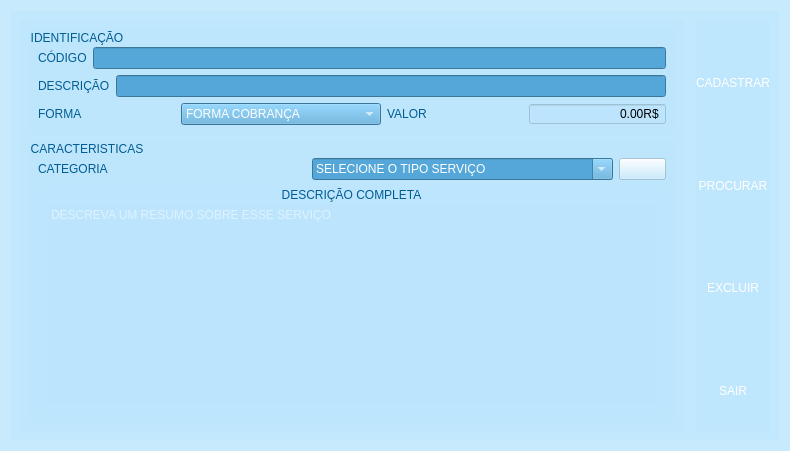
<?xml version="1.0" encoding="UTF-8"?>
<ui version="4.0">
 <class>Form</class>
 <widget class="QWidget" name="Form">
  <property name="geometry">
   <rect>
    <x>0</x>
    <y>0</y>
    <width>790</width>
    <height>451</height>
   </rect>
  </property>
  <property name="minimumSize">
   <size>
    <width>790</width>
    <height>451</height>
   </size>
  </property>
  <property name="maximumSize">
   <size>
    <width>790</width>
    <height>451</height>
   </size>
  </property>
  <property name="windowTitle">
   <string>CADASTRO SERVIÇOS - ASSISTENCIA TECNICA DE MANUNTEÇÃO</string>
  </property>
  <property name="windowIcon">
   <iconset resource="../IMG/recursos.qrc">
    <normaloff>:/img/technician.svg</normaloff>:/img/technician.svg</iconset>
  </property>
  <property name="styleSheet">
   <string notr="true">QToolTip {
    border: 2px solid darkkhaki;
    padding: 5px;
    border-radius: 3px;
    opacity: 200;	
	color: rgb(1, 92, 146);
	background-color: rgb(188, 230, 254);	
	border-color: rgb(1, 92, 146);
}

#principal{
image: url(:/img/hardware-e1535121140229.jpg);
}

QFrame, QGroupBox{
	border: 1px;	
	border-color: rgb(188, 230, 254);
	color: rgb(1, 92, 146);
	font: 10pt &quot;Franklin Gothic Heavy&quot;;	

}

QWidget{		
	background-color: rgb(188, 230, 254, 150);
}

QToolButton{
	color: rgb(255, 255, 255);
	font: 10pt &quot;Franklin Gothic Heavy&quot;;	
	background-color: rgba(255, 255, 255, 0);
	margin: 0% 50% 0% 50%;	
	padding:0% 50% 0% 50%;	
}

QToolButton:hover:pressed{
background-color: rgb(84, 167, 216);
}

QToolButton:hover{
	background-color: rgb(1, 92, 146);
	
	color: rgb(255, 255, 255);
}

QLineEdit, QComboBox{				
	color: rgb(255, 255, 255);
	background-color: rgb(84, 167, 216);
}

QLineEdit:hover, QComboBox:hover{				
background-color: rgb(1, 92, 146);
}

#descricao_completa{	
	color: rgb(255, 255, 255);
}

QLabel{
	background-color: rgba(255, 255, 255, 0);
}

#label_15,#label_16,#label_17, #label_14{	
	color: rgb(255, 255, 255);
}</string>
  </property>
  <layout class="QVBoxLayout" name="verticalLayout_7">
   <item>
    <widget class="QFrame" name="principal">
     <property name="frameShape">
      <enum>QFrame::StyledPanel</enum>
     </property>
     <property name="frameShadow">
      <enum>QFrame::Raised</enum>
     </property>
     <layout class="QHBoxLayout" name="horizontalLayout_21">
      <item>
       <widget class="QFrame" name="frame">
        <property name="frameShape">
         <enum>QFrame::StyledPanel</enum>
        </property>
        <property name="frameShadow">
         <enum>QFrame::Raised</enum>
        </property>
        <layout class="QVBoxLayout" name="verticalLayout_3">
         <item>
          <widget class="QGroupBox" name="groupBox">
           <property name="title">
            <string>IDENTIFICAÇÃO</string>
           </property>
           <layout class="QVBoxLayout" name="verticalLayout_2">
            <property name="topMargin">
             <number>18</number>
            </property>
            <item>
             <layout class="QHBoxLayout" name="horizontalLayout">
              <item>
               <widget class="QLabel" name="label">
                <property name="text">
                 <string>CÓDIGO</string>
                </property>
               </widget>
              </item>
              <item>
               <widget class="QLineEdit" name="codigo">
                <property name="enabled">
                 <bool>false</bool>
                </property>
               </widget>
              </item>
             </layout>
            </item>
            <item>
             <layout class="QHBoxLayout" name="horizontalLayout_4">
              <item>
               <layout class="QHBoxLayout" name="horizontalLayout_2">
                <item>
                 <widget class="QLabel" name="label_2">
                  <property name="text">
                   <string>DESCRIÇÃO</string>
                  </property>
                 </widget>
                </item>
                <item>
                 <widget class="QLineEdit" name="descricao">
                  <property name="enabled">
                   <bool>true</bool>
                  </property>
                 </widget>
                </item>
               </layout>
              </item>
             </layout>
            </item>
            <item>
             <layout class="QHBoxLayout" name="horizontalLayout_6">
              <item>
               <layout class="QHBoxLayout" name="horizontalLayout_5">
                <item>
                 <widget class="QLabel" name="label_4">
                  <property name="text">
                   <string>FORMA</string>
                  </property>
                 </widget>
                </item>
                <item>
                 <widget class="QComboBox" name="tipo_unidade">
                  <property name="minimumSize">
                   <size>
                    <width>200</width>
                    <height>0</height>
                   </size>
                  </property>
                  <item>
                   <property name="text">
                    <string>FORMA COBRANÇA</string>
                   </property>
                  </item>
                  <item>
                   <property name="text">
                    <string>HORA</string>
                   </property>
                  </item>
                  <item>
                   <property name="text">
                    <string>SERVIÇO</string>
                   </property>
                  </item>
                 </widget>
                </item>
                <item>
                 <widget class="QLabel" name="label_3">
                  <property name="text">
                   <string>VALOR</string>
                  </property>
                 </widget>
                </item>
                <item>
                 <widget class="QDoubleSpinBox" name="valor_servico">
                  <property name="alignment">
                   <set>Qt::AlignRight|Qt::AlignTrailing|Qt::AlignVCenter</set>
                  </property>
                  <property name="buttonSymbols">
                   <enum>QAbstractSpinBox::NoButtons</enum>
                  </property>
                  <property name="correctionMode">
                   <enum>QAbstractSpinBox::CorrectToNearestValue</enum>
                  </property>
                  <property name="showGroupSeparator" stdset="0">
                   <bool>true</bool>
                  </property>
                  <property name="suffix">
                   <string>R$</string>
                  </property>
                  <property name="maximum">
                   <double>999.990000000000009</double>
                  </property>
                 </widget>
                </item>
               </layout>
              </item>
             </layout>
            </item>
           </layout>
          </widget>
         </item>
         <item>
          <widget class="QGroupBox" name="groupBox_2">
           <property name="title">
            <string>CARACTERISTICAS</string>
           </property>
           <layout class="QVBoxLayout" name="verticalLayout_5">
            <property name="topMargin">
             <number>18</number>
            </property>
            <item>
             <layout class="QHBoxLayout" name="horizontalLayout_7">
              <item>
               <widget class="QLabel" name="label_5">
                <property name="text">
                 <string>CATEGORIA</string>
                </property>
               </widget>
              </item>
              <item>
               <widget class="QComboBox" name="categoria_equipamento">
                <property name="minimumSize">
                 <size>
                  <width>301</width>
                  <height>0</height>
                 </size>
                </property>
                <property name="editable">
                 <bool>true</bool>
                </property>
                <item>
                 <property name="text">
                  <string>SELECIONE O TIPO SERVIÇO</string>
                 </property>
                </item>
               </widget>
              </item>
              <item>
               <widget class="QPushButton" name="add_categoria">
                <property name="maximumSize">
                 <size>
                  <width>47</width>
                  <height>23</height>
                 </size>
                </property>
                <property name="text">
                 <string/>
                </property>
                <property name="icon">
                 <iconset resource="../IMG/recursos.qrc">
                  <normaloff>:/img/add-round-button-svgrepo-com.svg</normaloff>:/img/add-round-button-svgrepo-com.svg</iconset>
                </property>
                <property name="iconSize">
                 <size>
                  <width>28</width>
                  <height>19</height>
                 </size>
                </property>
               </widget>
              </item>
             </layout>
            </item>
            <item>
             <widget class="QGroupBox" name="groupBox_3">
              <property name="title">
               <string>DESCRIÇÃO COMPLETA</string>
              </property>
              <property name="alignment">
               <set>Qt::AlignCenter</set>
              </property>
              <property name="flat">
               <bool>false</bool>
              </property>
              <property name="checkable">
               <bool>false</bool>
              </property>
              <layout class="QVBoxLayout" name="verticalLayout_4">
               <property name="topMargin">
                <number>18</number>
               </property>
               <item>
                <widget class="QPlainTextEdit" name="descricao_completa">
                 <property name="placeholderText">
                  <string>DESCREVA UM RESUMO SOBRE ESSE SERVIÇO</string>
                 </property>
                </widget>
               </item>
              </layout>
             </widget>
            </item>
           </layout>
          </widget>
         </item>
        </layout>
       </widget>
      </item>
      <item>
       <widget class="QFrame" name="frame_2">
        <property name="frameShape">
         <enum>QFrame::StyledPanel</enum>
        </property>
        <property name="frameShadow">
         <enum>QFrame::Raised</enum>
        </property>
        <layout class="QVBoxLayout" name="verticalLayout">
         <property name="spacing">
          <number>6</number>
         </property>
         <property name="leftMargin">
          <number>0</number>
         </property>
         <property name="topMargin">
          <number>0</number>
         </property>
         <property name="rightMargin">
          <number>0</number>
         </property>
         <property name="bottomMargin">
          <number>0</number>
         </property>
        </layout>
       </widget>
      </item>
      <item>
       <widget class="QGroupBox" name="groupBox_5">
        <property name="maximumSize">
         <size>
          <width>16777215</width>
          <height>16777215</height>
         </size>
        </property>
        <property name="title">
         <string/>
        </property>
        <layout class="QVBoxLayout" name="verticalLayout_8">
         <property name="spacing">
          <number>0</number>
         </property>
         <property name="sizeConstraint">
          <enum>QLayout::SetDefaultConstraint</enum>
         </property>
         <property name="leftMargin">
          <number>0</number>
         </property>
         <property name="topMargin">
          <number>0</number>
         </property>
         <property name="rightMargin">
          <number>0</number>
         </property>
         <property name="bottomMargin">
          <number>0</number>
         </property>
         <item>
          <widget class="QPushButton" name="cadastrar">
           <property name="text">
            <string/>
           </property>
           <property name="icon">
            <iconset resource="../IMG/recursos.qrc">
             <normaloff>:/img/save.svg</normaloff>:/img/save.svg</iconset>
           </property>
           <property name="iconSize">
            <size>
             <width>41</width>
             <height>52</height>
            </size>
           </property>
           <property name="flat">
            <bool>true</bool>
           </property>
          </widget>
         </item>
         <item>
          <widget class="QLabel" name="label_14">
           <property name="text">
            <string>CADASTRAR</string>
           </property>
           <property name="alignment">
            <set>Qt::AlignCenter</set>
           </property>
          </widget>
         </item>
         <item>
          <widget class="QPushButton" name="procurar">
           <property name="text">
            <string/>
           </property>
           <property name="icon">
            <iconset resource="../IMG/recursos.qrc">
             <normaloff>:/img/find-my-friend.svg</normaloff>:/img/find-my-friend.svg</iconset>
           </property>
           <property name="iconSize">
            <size>
             <width>41</width>
             <height>52</height>
            </size>
           </property>
           <property name="flat">
            <bool>true</bool>
           </property>
          </widget>
         </item>
         <item>
          <widget class="QLabel" name="label_15">
           <property name="enabled">
            <bool>false</bool>
           </property>
           <property name="text">
            <string>PROCURAR</string>
           </property>
           <property name="alignment">
            <set>Qt::AlignCenter</set>
           </property>
          </widget>
         </item>
         <item>
          <widget class="QPushButton" name="excluir">
           <property name="text">
            <string/>
           </property>
           <property name="icon">
            <iconset resource="../IMG/recursos.qrc">
             <normaloff>:/img/remove.svg</normaloff>:/img/remove.svg</iconset>
           </property>
           <property name="iconSize">
            <size>
             <width>41</width>
             <height>52</height>
            </size>
           </property>
           <property name="flat">
            <bool>true</bool>
           </property>
          </widget>
         </item>
         <item>
          <widget class="QLabel" name="label_16">
           <property name="text">
            <string>EXCLUIR</string>
           </property>
           <property name="alignment">
            <set>Qt::AlignCenter</set>
           </property>
          </widget>
         </item>
         <item>
          <widget class="QPushButton" name="sair">
           <property name="text">
            <string/>
           </property>
           <property name="icon">
            <iconset resource="../IMG/recursos.qrc">
             <normaloff>:/img/cross.svg</normaloff>:/img/cross.svg</iconset>
           </property>
           <property name="iconSize">
            <size>
             <width>41</width>
             <height>52</height>
            </size>
           </property>
           <property name="flat">
            <bool>true</bool>
           </property>
          </widget>
         </item>
         <item>
          <widget class="QLabel" name="label_17">
           <property name="text">
            <string>SAIR</string>
           </property>
           <property name="alignment">
            <set>Qt::AlignCenter</set>
           </property>
          </widget>
         </item>
        </layout>
       </widget>
      </item>
     </layout>
    </widget>
   </item>
  </layout>
 </widget>
 <resources>
  <include location="../IMG/recursos.qrc"/>
 </resources>
 <connections/>
</ui>
